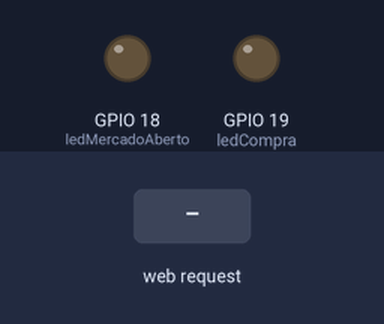
A sketch run on a simulated ESP32. On the bench: output pins drawn as LEDs (lit = HIGH). The inputs (shaded band) are chosen by the test bench. WiFi joins after 1.5 s; servers stay silent unless stated; what the sketch prints to the serial monitor is not drawn.

Above: at 2.7 s.
2.8 s: HTTP request GET /abrir received
At 4.0 s:
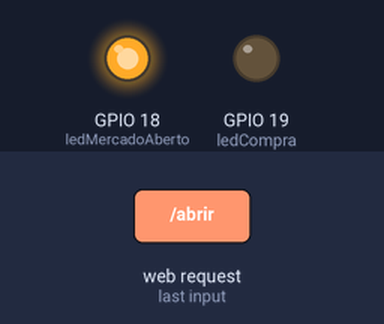
4.3 s: HTTP request GET /comprar received
At 5.1 s:
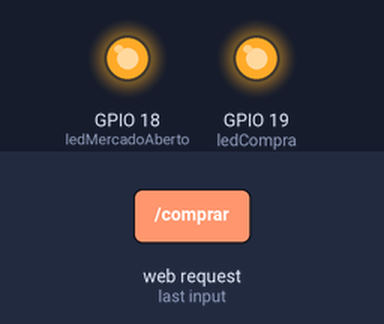
6.8 s: HTTP request GET /fechar received
At 7.2 s:
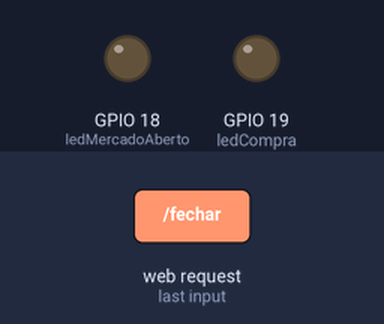
8.3 s: HTTP request GET /comprar?produto=1 received
At 9.1 s:
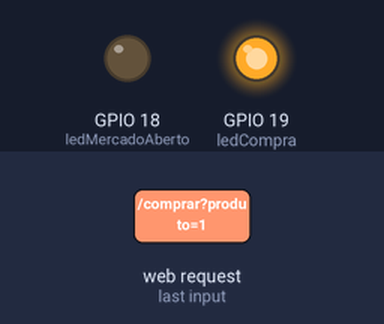
10.8 s: HTTP request GET /abrir?produto=1 received
At 11.5 s:
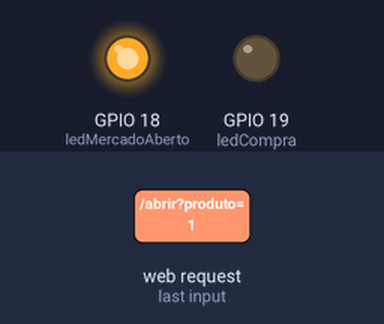
12.3 s: HTTP request GET /fechar?produto=1 received
At 12.6 s:
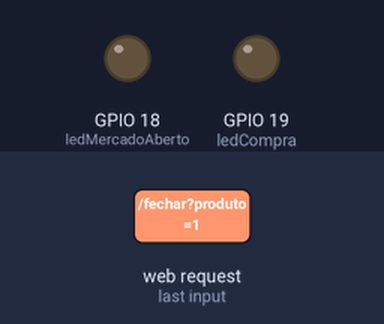
Timing chart, 0 to 14.8 s (numbered marks = the images above; inputs shaded):
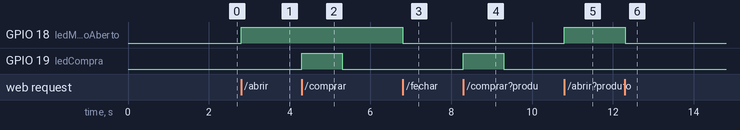

Measured:
- after the input at 2.8 s, GPIO 18 (ledMercadoAberto): LOW → HIGH at once
- after the input at 4.3 s, GPIO 19 (ledCompra): LOW → HIGH at once, → LOW 1.0 s later
- after the input at 6.8 s, GPIO 18 (ledMercadoAberto): HIGH → LOW at once
- after the input at 8.3 s, GPIO 19 (ledCompra): LOW → HIGH at once, → LOW 1.0 s later
- after the input at 10.8 s, GPIO 18 (ledMercadoAberto): LOW → HIGH at once
- after the input at 12.3 s, GPIO 18 (ledMercadoAberto): HIGH → LOW at once

The sketch:

codigo_mercadinho.ino
```cpp
#include <WiFi.h>
#include <WebServer.h>

const char* ssid = "linksys";
const char* password = "";

WebServer server(80);

// Pinos dos LEDs
const int ledMercadoAberto = 18; // LED Verde
const int ledCompra = 19;        // LED Azul

// Função para adicionar cabeçalhos CORS
void adicionarCORS() {
  server.sendHeader("Access-Control-Allow-Origin", "*");
  server.sendHeader("Access-Control-Allow-Methods", "GET, POST, OPTIONS");
  server.sendHeader("Access-Control-Allow-Headers", "*");
}

// Rota para pré-verificação CORS
void handleOptions() {
  adicionarCORS();
  server.send(204); // Resposta vazia com sucesso
}

void handleAbrirMercado() {
  digitalWrite(ledMercadoAberto, HIGH);
  Serial.println("Mercado aberto!");
  adicionarCORS();
  server.send(200, "text/plain", "Mercado aberto!");
}

void handleFecharMercado() {
  digitalWrite(ledMercadoAberto, LOW);
  Serial.println("Mercado fechado.");
  adicionarCORS();
  server.send(200, "text/plain", "Mercado fechado.");
}

void handleComprarProduto() {
  String produto = server.arg("produto");
  Serial.println("Produto comprado: " + produto);

  digitalWrite(ledCompra, HIGH);
  delay(1000);
  digitalWrite(ledCompra, LOW);

  adicionarCORS();
  server.send(200, "text/plain", "Compra confirmada: " + produto);
}

void handleCompraFinalizada() {
  Serial.println("Compra finalizada!");

  // Pisca o LED azul 3 vezes como confirmação
  for (int i = 0; i < 3; i++) {
    digitalWrite(ledCompra, HIGH);
    delay(300);
    digitalWrite(ledCompra, LOW);
    delay(300);
  }

  adicionarCORS();
  server.send(200, "text/plain", "Compra final recebida.");
}

void setup() {
  Serial.begin(115200);
  WiFi.begin(ssid, password);

  pinMode(ledMercadoAberto, OUTPUT);
  pinMode(ledCompra, OUTPUT);
  digitalWrite(ledMercadoAberto, LOW);
  digitalWrite(ledCompra, LOW);

  while (WiFi.status() != WL_CONNECTED) {
    delay(500);
    Serial.print(".");
  }

  Serial.println("");
  Serial.print("Conectado no IP: ");
  Serial.println(WiFi.localIP());

  // Rotas
  server.on("/abrir", HTTP_GET, handleAbrirMercado);
  server.on("/fechar", HTTP_GET, handleFecharMercado);
  server.on("/comprar", HTTP_GET, handleComprarProduto);
  server.on("/compraFinalizada", HTTP_POST, handleCompraFinalizada);

  // Rotas OPTIONS (CORS preflight)
  server.on("/abrir", HTTP_OPTIONS, handleOptions);
  server.on("/fechar", HTTP_OPTIONS, handleOptions);
  server.on("/comprar", HTTP_OPTIONS, handleOptions);
  server.on("/compraFinalizada", HTTP_OPTIONS, handleOptions);

  server.begin();
}

void loop() {
  server.handleClient();
}
```
